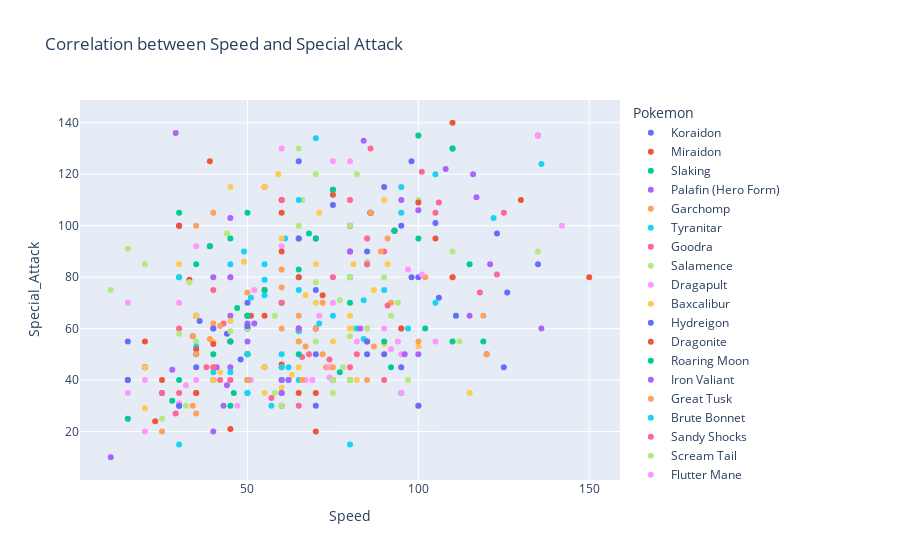

Here is the notebook cell this chart was saved with:
### Markdown cell above
## Special_Attack and Speed

### Code cell
ax1 = px.scatter(pokemons,x='Speed',y='Special_Attack',color='Pokemon',title='Correlation between Speed and Special Attack')
ax1.show()
